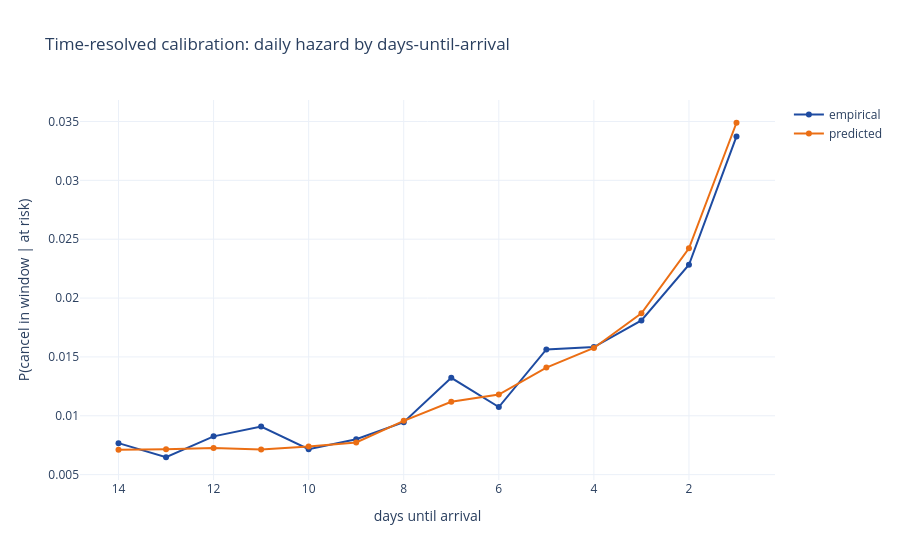
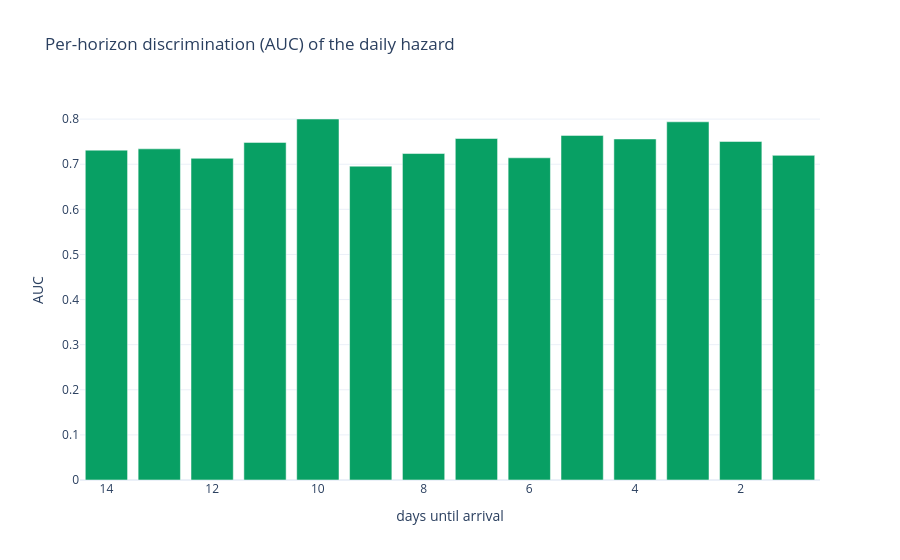

Notebook cell for these charts, in order:
### Markdown cell above
## 7 - Time-resolved accuracy: does the hazard track risk over time?

The matched walk-forward (§5) grades each booking once, at its decision horizon. That measures the *decision*, not whether the model captures how risk **changes** as arrival approaches. Here we score each fold's TEST bookings at every daily snapshot (`src.hazard.walk_forward_per_snapshot`) and report discrimination + calibration **per days-until-arrival**. Only the daily band (d = 1..14) is evaluable: a decision-time test set is open at S* = arrival-14, so it is survivor-selected and holds no events beyond 14 days (the coarse tail is a training aid for long-lead bookings, exercised via the per-booking survival product). Very honestly said - I am not sure if this is statistically 100% legal. In production we care only about predicting accurately 14 days before arrival is supposed to happen - already existing cancellations are resolved and integrated into the occupancy therefore I chose to exclude anything that is not actually used in production.

### Code cell
_step("time-resolved per-snapshot walk-forward (heavy)...")
ps = HZ.walk_forward_per_snapshot(n_folds=6, horizon_days=14, step_days=14, seed=RANDOM_STATE)
m = ps["per_snapshot"]
display(m.round(4))

fig = go.Figure()
fig.add_scatter(x=m["days_until_arrival"], y=m["emp_hazard"], mode="lines+markers",
                line=dict(color=BRAND["blue"]),   name="empirical")
fig.add_scatter(x=m["days_until_arrival"], y=m["pred_hazard"], mode="lines+markers",
                line=dict(color=BRAND["orange"]), name="predicted")
fig.update_layout(title="Time-resolved calibration: daily hazard by days-until-arrival",
                  xaxis_title="days until arrival", yaxis_title="P(cancel in window | at risk)")
fig.update_xaxes(autorange="reversed"); fig.show()

fig = go.Figure(go.Bar(x=m["days_until_arrival"], y=m["auc"], marker_color=BRAND["green"]))
fig.update_layout(title="Per-horizon discrimination (AUC) of the daily hazard",
                  xaxis_title="days until arrival", yaxis_title="AUC")
fig.update_xaxes(autorange="reversed"); fig.show()
print(f"  mean per-horizon AUC (d=1..14): {m['auc'].mean():.3f}")

### Figure 1 — Plotly figure (JSON) as saved in the notebook; plotly's stock layout.template omitted (floating-point values rounded to 4 significant figures)
{"data": [{"line": {"color": "#1E4BA1"}, "mode": "lines+markers", "name": "empirical", "type": "scatter", "x": [1, 2, 3, 4, 5, 6, 7, 8, 9, 10, 11, 12, 13, 14], "y": [0.03374, 0.02283, 0.0181, 0.01584, 0.01564, 0.01074, 0.01323, 0.009455, 0.008006, 0.007166, 0.009082, 0.008251, 0.006477, 0.007674]}, {"line": {"color": "#EB6E14"}, "mode": "lines+markers", "name": "predicted", "type": "scatter", "x": [1, 2, 3, 4, 5, 6, 7, 8, 9, 10, 11, 12, 13, 14], "y": [0.03489, 0.02423, 0.0187, 0.01576, 0.0141, 0.0118, 0.01119, 0.009571, 0.007731, 0.007396, 0.007144, 0.007266, 0.007161, 0.007108]}], "layout": {"title": {"text": "Time-resolved calibration: daily hazard by days-until-arrival"}, "xaxis": {"autorange": "reversed", "title": {"text": "days until arrival"}}, "yaxis": {"title": {"text": "P(cancel in window | at risk)"}}}}

### Figure 2 — Plotly figure (JSON) as saved in the notebook; plotly's stock layout.template omitted (floating-point values rounded to 4 significant figures)
{"data": [{"marker": {"color": "#08A064"}, "type": "bar", "x": [1, 2, 3, 4, 5, 6, 7, 8, 9, 10, 11, 12, 13, 14], "y": [0.7196, 0.7504, 0.794, 0.756, 0.7639, 0.7142, 0.757, 0.7237, 0.6957, 0.8002, 0.7484, 0.7131, 0.7341, 0.7312]}], "layout": {"title": {"text": "Per-horizon discrimination (AUC) of the daily hazard"}, "xaxis": {"autorange": "reversed", "title": {"text": "days until arrival"}}, "yaxis": {"title": {"text": "AUC"}}}}
